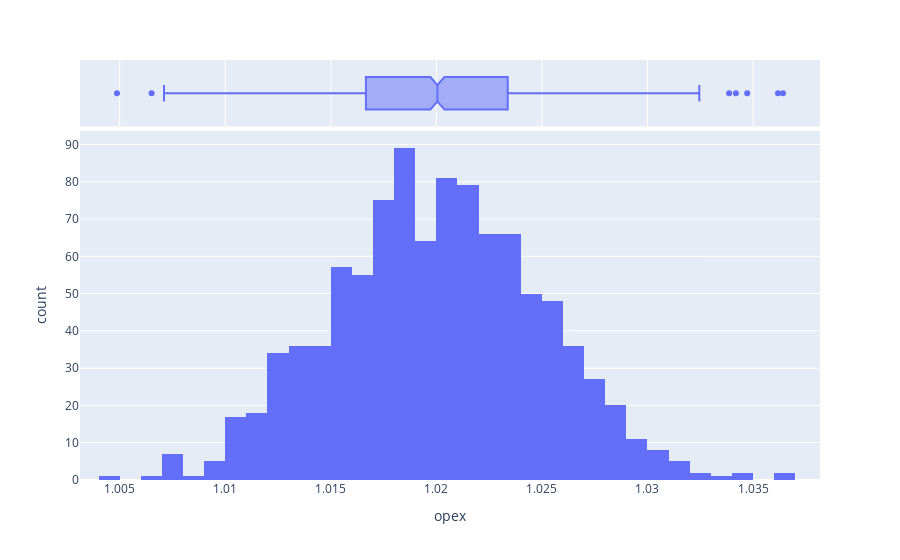

Write notebook code for a chart like this one.
### Code cell
df = pd.DataFrame({'opex': np.random.normal(1.02, 0.005, size=1000)})
fig = px.histogram(df, x='opex', marginal='box')
fig.show()

### Figure 1 — Plotly figure (JSON) as saved in the notebook; plotly's stock layout.template omitted (floating-point values rounded to 4 significant figures; data arrays with more than 128 entries replaced by an {"elided": "..."} marker saying what was removed)
{"data": [{"alignmentgroup": "True", "bingroup": "x", "hovertemplate": "opex=%{x}<br>count=%{y}<extra></extra>", "legendgroup": "", "marker": {"color": "#636efa"}, "name": "", "offsetgroup": "", "orientation": "v", "showlegend": false, "type": "histogram", "x": {"elided": "1000 float values"}, "xaxis": "x", "yaxis": "y"}, {"alignmentgroup": "True", "hovertemplate": "opex=%{x}<extra></extra>", "legendgroup": "", "marker": {"color": "#636efa"}, "name": "", "notched": true, "offsetgroup": "", "showlegend": false, "type": "box", "x": {"elided": "1000 float values"}, "xaxis": "x2", "yaxis": "y2"}], "layout": {"barmode": "relative", "legend": {"tracegroupgap": 0}, "margin": {"t": 60}, "xaxis": {"anchor": "y", "domain": [0, 1], "title": {"text": "opex"}}, "xaxis2": {"anchor": "y2", "domain": [0, 1], "matches": "x", "showgrid": true, "showticklabels": false}, "yaxis": {"anchor": "x", "domain": [0, 0.8316], "title": {"text": "count"}}, "yaxis2": {"anchor": "x2", "domain": [0.8416, 1], "matches": "y2", "showgrid": false, "showline": false, "showticklabels": false, "ticks": ""}}}
